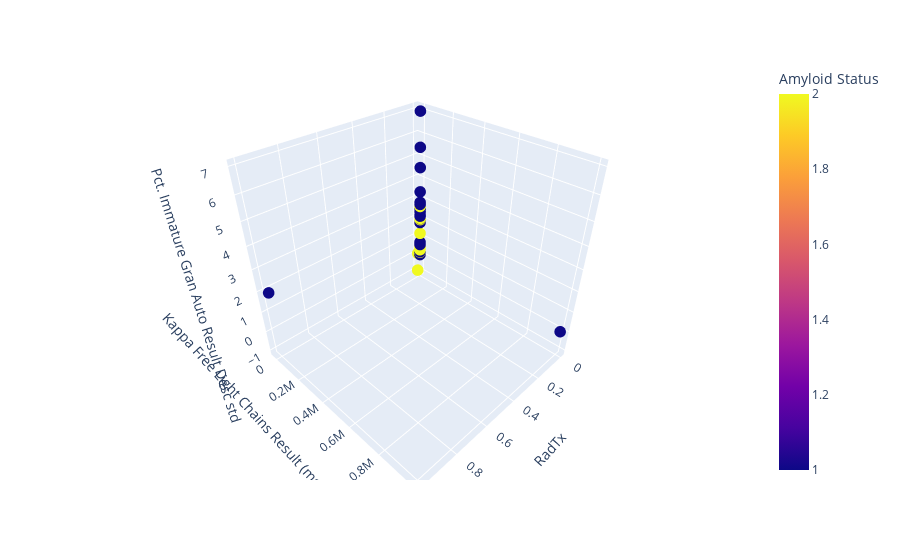

The notebook cell this image was saved under:
### Code cell
fig = px.scatter_3d(dataTable, x=listX[0], y=listX[1], z=listX[2],
              color= y_column_Classification)
fig.update_traces(marker_size = 4)
fig.show()

### Figure 1 — Plotly figure (JSON) as saved in the notebook; plotly's stock layout.template omitted (floating-point values rounded to 4 significant figures)
{"data": [{"hovertemplate": "RadTx=%{x}<br>Kappa Free Light Chains Result (mg/L) Linear Forced R2=%{y}<br>Pct. Immature Gran Auto Result Desc std=%{z}<br>Amyloid Status=%{marker.color}<extra></extra>", "legendgroup": "", "marker": {"color": [2, 2, 2, 2, 2, 2, 2, 2, 2, 2, 2, 2, 2, 2, 2, 2, 2, 2, 2, 2, 2, 2, 2, 2, 1, 1, 1, 1, 1, 1, 1, 1, 1, 1, 1, 1, 1, 1, 1, 1, 1, 1, 1, 1, 1, 1, 1, 1], "coloraxis": "coloraxis", "size": 4, "symbol": "circle"}, "mode": "markers", "name": "", "scene": "scene", "showlegend": false, "type": "scatter3d", "x": [0, 0, 0, 0, 0, 0, 0, 0, 0, 0, 0, 0, 0, 0, 0, 0, 0, 0, 0, 0, 0, 0, 0, 0, 0, 0, 0, 0, 0, 0, 0, 0, 1, 0, 0, 0, 0, 0, 0, 0, 0, 0, 0, 0, 0, 0, 0, 0], "y": [0.357, -0.2035, -3.394, 0.7073, -0.04375, 0.1262, -1.753, -0.4769, 0.987, -0.7249, -20000, -1.955, -20000, 0.3274, 0.259, 0.244, 0.02392, 0.9882, 0.4736, 0.01111, -0.2978, 0.1957, 0.2772, 0.4318, 1000000, 0.4689, -0.2198, -0.1016, 0.453, 0.1383, 0.8483, -0.2515, -0.03961, 0.3835, -3.721, -0.1223, 0.7844, -0.2028, 0.07705, 0.1095, -0.01816, 0.08813, -0.2994, -0.1051, -1.15, 0.0415, 0.5861, -1], "z": [0, 0.2774, 1.203, 0.5, 0.488, 0.1414, 0.3849, 0.56, 2.624, 0, -1, 0, 0, 0.5, 0.4629, 0, 0, 0, 0, 1.941, 0, 0, 0, 2, 0, 0.1702, 0, 0.5758, 2.51, 6.975, 0, 0, 2.032, 1.984, 4.52, 2.832, 2.121, 1.93, 2.187, 5.441, 3.36, 2.731, 0.6667, 2.369, 1.784, 0.7071, 0.6644, 0]}], "layout": {"coloraxis": {"colorbar": {"title": {"text": "Amyloid Status"}}, "colorscale": [[0, "#0d0887"], [0.1111, "#46039f"], [0.2222, "#7201a8"], [0.3333, "#9c179e"], [0.4444, "#bd3786"], [0.5556, "#d8576b"], [0.6667, "#ed7953"], [0.7778, "#fb9f3a"], [0.8889, "#fdca26"], [1, "#f0f921"]]}, "legend": {"tracegroupgap": 0}, "margin": {"t": 60}, "scene": {"domain": {"x": [0, 1], "y": [0, 1]}, "xaxis": {"title": {"text": "RadTx"}}, "yaxis": {"title": {"text": "Kappa Free Light Chains Result (mg/L) Linear Forced R2"}}, "zaxis": {"title": {"text": "Pct. Immature Gran Auto Result Desc std"}}}}}
